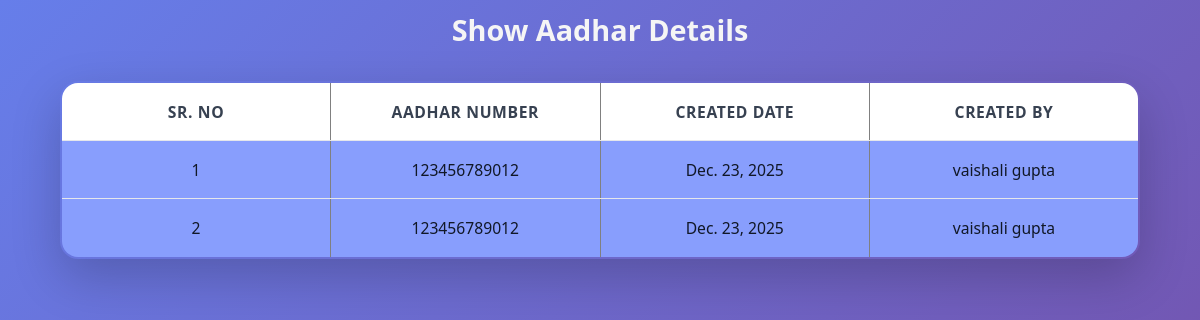
Page /show_aadhar/ on the committed database.
### app/models.py (models this page shows, shortened)
class Aadhar(models.Model):
    Aadhar_no = models.IntegerField()
    Created_date=models.DateField(auto_now=True) # use auto_now = true means bo current date ko pick krega
    Created_by=models.CharField(max_length=40)

### app/views.py (the view)
# urls.py: path('show_aadhar/',show_aadhar, name='show_aadhar'),
def show_aadhar(req):
    aadharData=Aadhar.objects.all().order_by()
    return render(req,'show_aadhar.html',{'aadharData':aadharData})

### app/templates/show_aadhar.html (shortened to what this page needs)
{% load static %}
<!DOCTYPE html>
<html lang="en">
<head>
    <link rel="stylesheet" href="{% static 'css/show_aadhar.css'%}">
</head>
<body>
    <center><p style="font-size: 1.8rem; font-weight: 600; color: whitesmoke; margin-top: 10px;">Show Aadhar Details</p></center>
    <table  class="aadhar-table" border="2px solid black">
        <tr>
            <th>Sr. No</th>
            <th>Aadhar Number</th>
            <th>Created Date</th>
            <th>Created by</th>
        </tr>
        {% for i in aadharData %}
        <tr>
            <td>{{forloop.counter}}</td>
            <td>{{i.Aadhar_no}}</td>
            <td>{{i.Created_date}}</td>
            <td>{{i.Created_by}}</td>
        </tr>
        {% endfor %}
    </table>
</body>
</html>

### app/static/css/show_aadhar.css (style rules this page uses)
* { margin: 0; padding: 0; box-sizing: border-box; }
body { font-family: 'Segoe UI', Tahoma, Geneva, Verdana, sans-serif; background: linear-gradient(135deg, #667eea 0%, #764ba2 100%); min-height: 100vh; color: #333; overflow-x: hidden; }
.aadhar-table { width: 90%; margin: 2rem auto; border-collapse: collapse; backdrop-filter: blur(16px); border-radius: 18px; overflow: hidden; box-shadow: 0 18px 50px rgba(0,0,0,0.2); font-size: 0.98rem; table-layout: fixed; }
.aadhar-table th, .aadhar-table td { padding: 1.1rem 1rem; text-align: center; border-bottom: 1px solid #e5e7eb; word-wrap: break-word; color: #111827; background-color: #889efd; }
.aadhar-table th { background: white; color: #374151; font-weight: 600; text-transform: uppercase; letter-spacing: 0.04em; }

### rows in the picture
Aadhar: Aadhar_no "123456789012", Created_date "Dec. 23, 2025", Created_by "vaishali gupta"
Aadhar: Aadhar_no "123456789012", Created_date "Dec. 23, 2025", Created_by "vaishali gupta"
